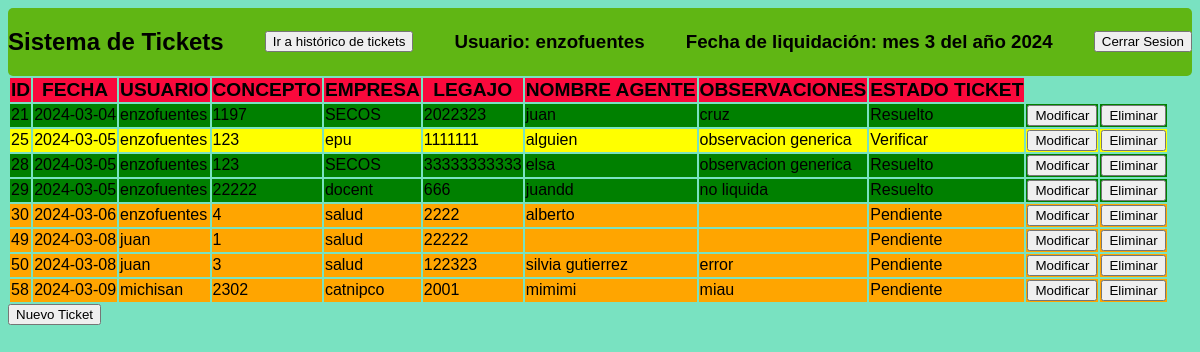
The app's page /api/tickets/ (signed in) with its own data.
### tickets/models.py (models this page shows)
class Registro(models.Model):
    id_registro = models.AutoField(primary_key=True)
    fecha_liquidaciones = models.TextField(default = datetime.date.today) #deberia ser fecha
    usuario = models.CharField(max_length=100)
    concepto = models.CharField(max_length=100) #deberia ser un entero
    empresa = models.CharField(max_length=100)
    legajo = models.CharField(max_length=50) #deberia ser un entero
    nombre = models.CharField(max_length=100)
    observaciones = models.TextField(default = ' ')
    estado_liquidaciones = models.CharField(max_length=50, default = 'Pendiente')

### tickets/views.py (the view)
# urls.py: path('tickets/', index, name="index"),
def index(request):
    if request.session.get('usuario_logueado'):
        registros = Registro.objects.order_by("id_registro")
        fecha_actual = str(datetime.date.today())
        request.session['mes_liquidacion'] = datetime.date.today().month
        request.session['año_liquidacion'] = datetime.date.today().year
        registros_filtrados: list = []
        for registro in registros:
            if obtener_año_o_mes("año", registro.fecha_liquidaciones) == obtener_año_o_mes("año", fecha_actual):
                if obtener_año_o_mes("mes", registro.fecha_liquidaciones) == obtener_año_o_mes("mes", fecha_actual):
                    registros_filtrados.append(registro)
        template = loader.get_template("tickets/index.html") #codigo frontend
        contexto: dict = {"regitros": registros_filtrados,
                "usuario_logueado": request.session['username'],
                "mes_liquidacion": request.session['mes_liquidacion'],
                "año_liquidacion": request.session['año_liquidacion']} #el contexto son los objetos de python que voy a mostrar
        return render(request, "tickets/index.html", contexto)
    else:
        return redirect('http://127.0.0.1:8000/api/login/')

### tickets/views.py (called while the page is built)
def obtener_año_o_mes(año_o_mes: str, fecha_string: str):
    if año_o_mes == "año":
        registro_año: int = fecha_string[0:4]
        return registro_año
    elif año_o_mes == "mes":
        registro_mes: int = fecha_string[5:7]
        return registro_mes

### tickets/templates/tickets/index.html (shortened to what this page needs)
{% load static %}
<!DOCTYPE html>
<html lang="en">
<head>
    <link rel="stylesheet" type="text/css" href="{% static 'style sheet/style.css' %}">
</head>
<body>
    <div id="nav_var">
        <div id="titulo_principal"><h2>Sistema de Tickets</h2></div>
        <div><button id="historico_tickets_btn"> Ir a histórico de tickets </button></div>
        <div><h3 id="usuario_logueado">Usuario: {{ usuario_logueado }}</h3></div>
        <div><h3 id="usuario_logueado">Fecha de liquidación: mes {{ mes_liquidacion }} del año {{ año_liquidacion }}</h3></div>
        <div><button id="cerrar_sesion_btn"> Cerrar Sesion </button></div>
    </div>
    {% if regitros %}
    <table id="tickets">
        <div>
            <thead id="cabecera_de_tabla_tickets">
            <tr>
                <th>ID</th>
                <th>FECHA</th>
                <th>USUARIO</th>
                <th>CONCEPTO</th>
                <th>EMPRESA</th>
                <th>LEGAJO</th>
                <th>NOMBRE AGENTE</th>
                <th>OBSERVACIONES</th>
                <th>ESTADO TICKET</th>
            </tr>
        </thead>
        </div>
        <tbody>
            {% for ticket in regitros %}
                <div >
                    <tr class="ticket_row">
                        <td>{{ ticket.id_registro }}</td>
                        <td>{{ ticket.fecha_liquidaciones }}</td>
                        <td>{{ ticket.usuario }}</td>
                        <td>{{ ticket.concepto }}</td>
                        <td>{{ ticket.empresa }}</td>
                        <td>{{ ticket.legajo }}</td>
                        <td>{{ ticket.nombre }}</td>
                        <td>{{ ticket.observaciones }}</td>
                        <td>{{ ticket.estado_liquidaciones }}</td>
                        <td class="row_modificar_btn"><button>Modificar</button></td>
                        <td class="row_eliminar_btn"><button>Eliminar</button></td>
                    </tr>
                </div>
            {% endfor %}
        </tbody>
    </table>
{% else %}
    <p>NO HAY TICKETS PARA MOSTRAR.</p>
{% endif %}
<button id="nuevo_ticket_btn">Nuevo Ticket</button>
</body>
</html>

### static/style sheet/style.css (style rules this page uses)
body { background-color: rgb(121, 226, 193); font-family: 'Franklin Gothic Medium', 'Arial Narrow', Arial, sans-serif; }
#titulo_principal { font-family: 'Arial Narrow', Arial, sans-serif; }
#cabecera_de_tabla_tickets { font-size: larger; background-color: rgba(255, 0, 55, 0.959); }
#nav_var { display: flex; flex-direction: row; justify-content: space-between; align-items: center; background-color: rgb(96, 182, 20); border-radius: 5px; }

### records on screen
Registro: id_registro "21", fecha_liquidaciones "2024-03-04", usuario "enzofuentes", concepto "1197", empresa "SECOS", legajo "2022323", nombre "juan", observaciones "cruz", estado_liquidaciones "Resuelto"
Registro: id_registro "25", fecha_liquidaciones "2024-03-05", usuario "enzofuentes", concepto "123", empresa "epu", legajo "1111111", nombre "alguien", observaciones "observacion generica", estado_liquidaciones "Verificar"
Registro: id_registro "28", fecha_liquidaciones "2024-03-05", usuario "enzofuentes", concepto "123", empresa "SECOS", legajo "33333333333", nombre "elsa", observaciones "observacion generica", estado_liquidaciones "Resuelto"
Registro: id_registro "29", fecha_liquidaciones "2024-03-05", usuario "enzofuentes", concepto "22222", empresa "docent", legajo "666", nombre "juandd", observaciones "no liquida", estado_liquidaciones "Resuelto"
Registro: id_registro "30", fecha_liquidaciones "2024-03-06", usuario "enzofuentes", concepto "4", empresa "salud", legajo "2222", nombre "alberto", estado_liquidaciones "Pendiente"
Registro: id_registro "49", fecha_liquidaciones "2024-03-08", usuario "juan", concepto "1", empresa "salud", legajo "22222", estado_liquidaciones "Pendiente"
Registro: id_registro "50", fecha_liquidaciones "2024-03-08", usuario "juan", concepto "3", empresa "salud", legajo "122323", nombre "silvia gutierrez", observaciones "error", estado_liquidaciones "Pendiente"
Registro: id_registro "58", fecha_liquidaciones "2024-03-09", usuario "michisan", concepto "2302", empresa "catnipco", legajo "2001", nombre "mimimi", observaciones "miau", estado_liquidaciones "Pendiente"

### other values on screen
{{ usuario_logueado }} "enzofuentes"
{{ mes_liquidacion }} "3"
{{ año_liquidacion }} "2024"
